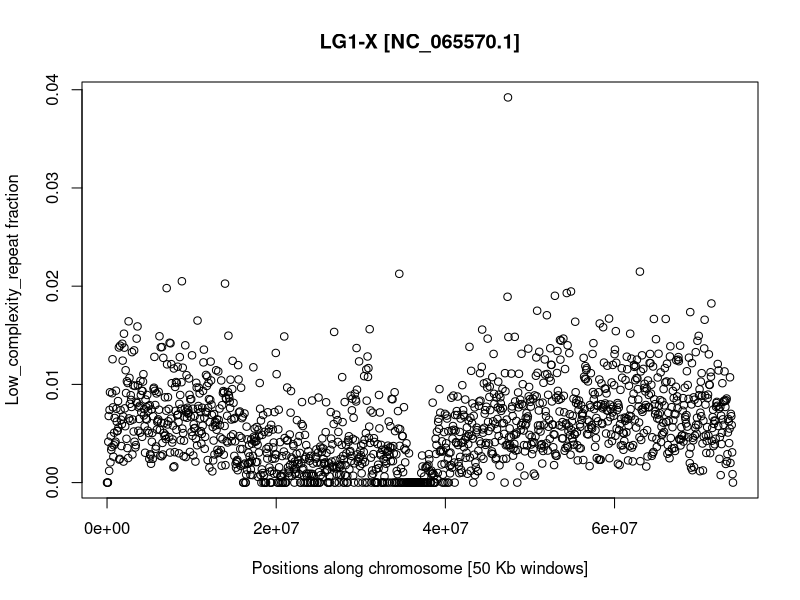
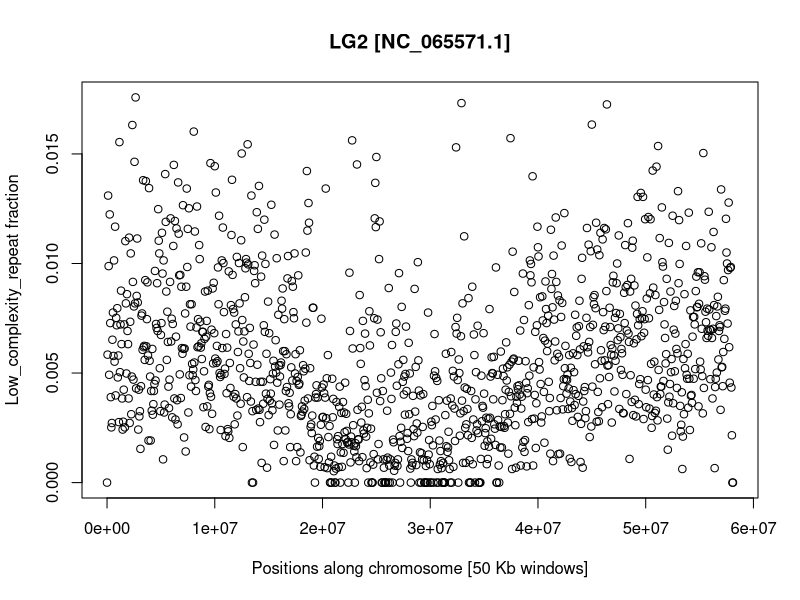
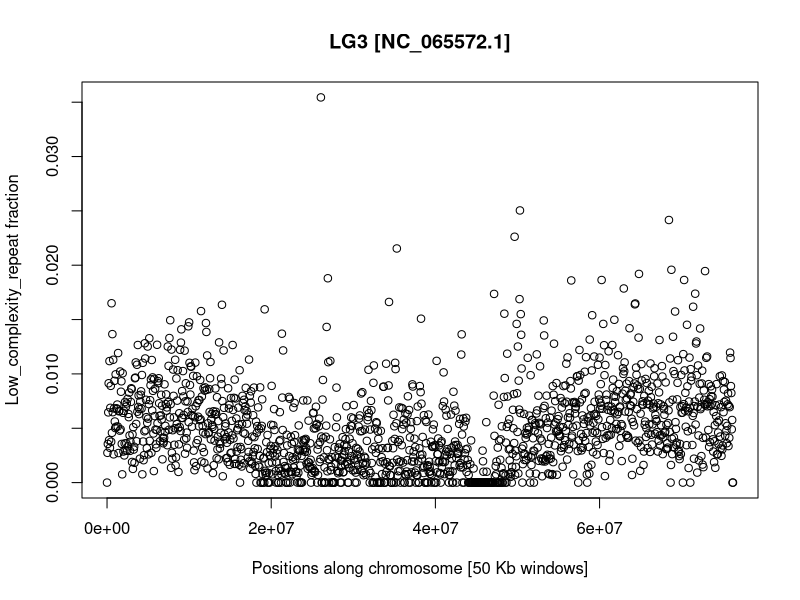
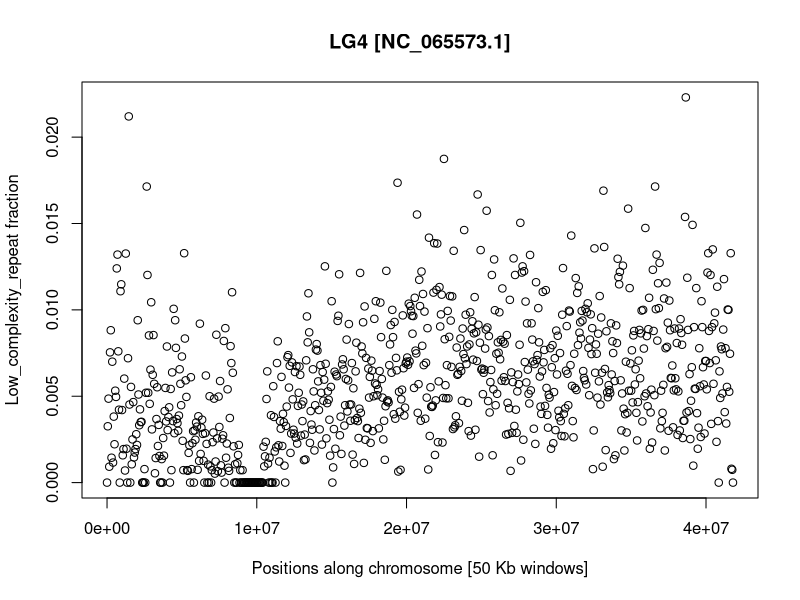
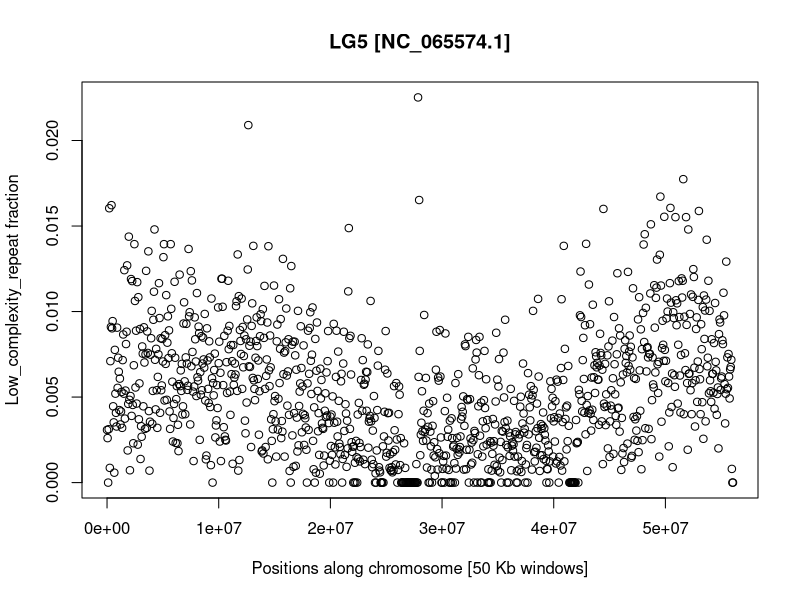
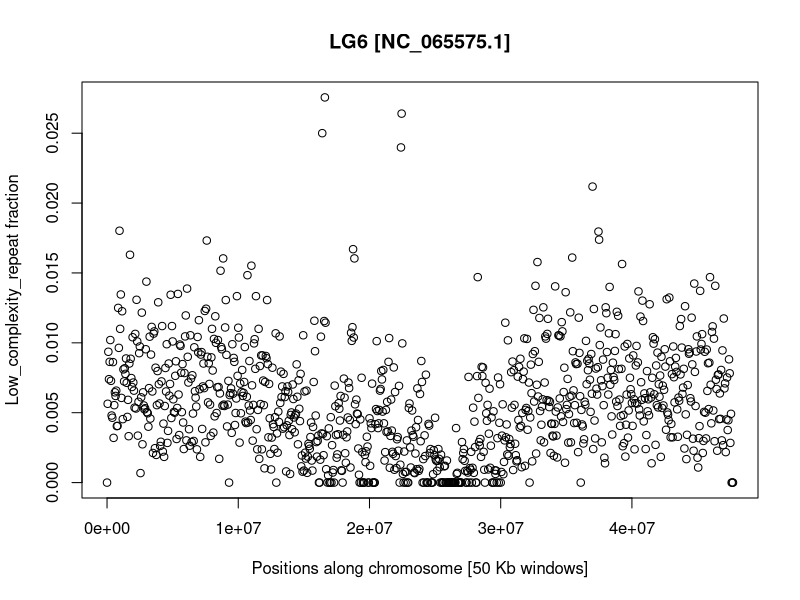
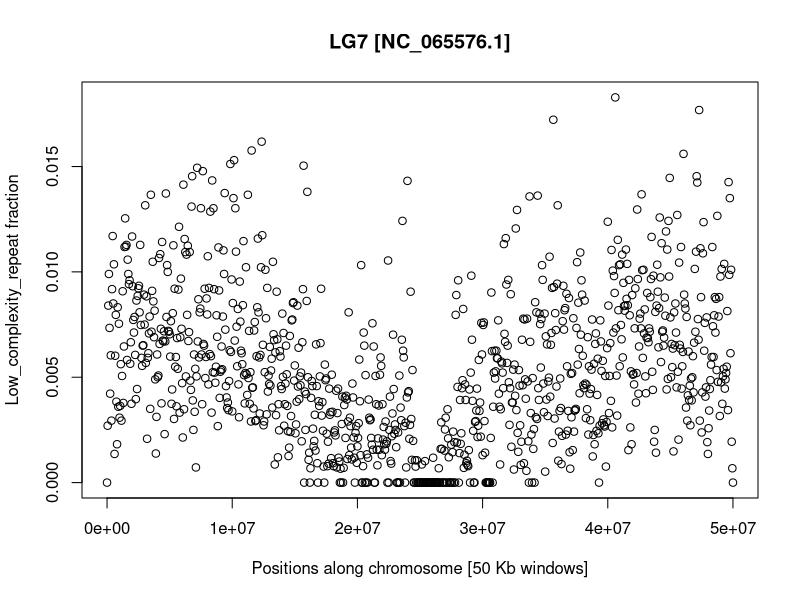
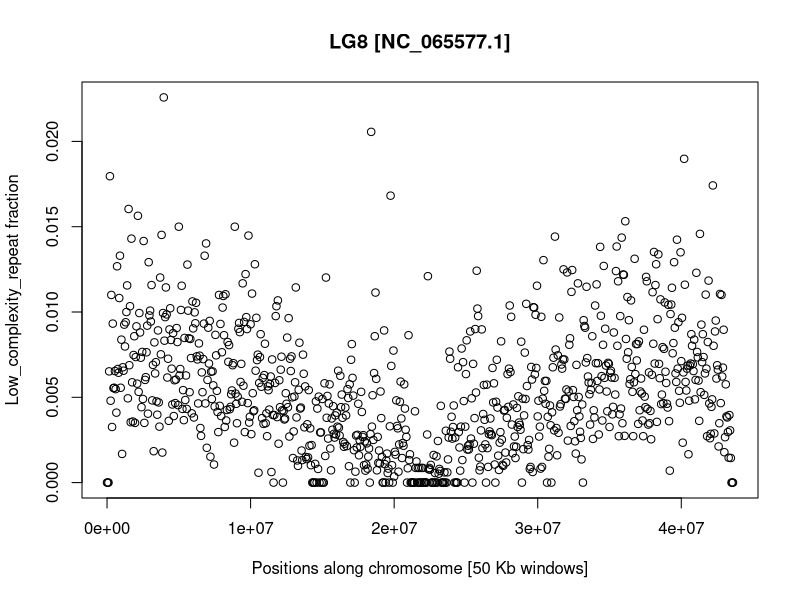

Reproduce these figures in R, in order.
read.table(file="All_Low_complexity_repeats_coverage.txt",header=F)->M

pdf("LG1_X_Low_complexity_repeat_content.pdf",width=20)
plot(M$V2[M$V1=="NC_065570.1"],M$V7[M$V1=="NC_065570.1"],ylab="Low_complexity_repeat fraction",xlab="Positions along chromosome [50 Kb windows]",main="LG1-X [NC_065570.1]")
dev.off()

pdf("LG2_A_Low_complexity_repeat_content.pdf",width=20)
plot(M$V2[M$V1=="NC_065571.1"],M$V7[M$V1=="NC_065571.1"],ylab="Low_complexity_repeat fraction",xlab="Positions along chromosome [50 Kb windows]",main="LG2 [NC_065571.1]")
dev.off()

pdf("LG3_A_Low_complexity_repeat_content.pdf",width=20)
plot(M$V2[M$V1=="NC_065572.1"],M$V7[M$V1=="NC_065572.1"],ylab="Low_complexity_repeat fraction",xlab="Positions along chromosome [50 Kb windows]",main="LG3 [NC_065572.1]")
dev.off()

pdf("LG4_A_Low_complexity_repeat_content.pdf",width=20)
plot(M$V2[M$V1=="NC_065573.1"],M$V7[M$V1=="NC_065573.1"],ylab="Low_complexity_repeat fraction",xlab="Positions along chromosome [50 Kb windows]",main="LG4 [NC_065573.1]")
dev.off()

pdf("LG5_A_Low_complexity_repeat_content.pdf",width=20)
plot(M$V2[M$V1=="NC_065574.1"],M$V7[M$V1=="NC_065574.1"],ylab="Low_complexity_repeat fraction",xlab="Positions along chromosome [50 Kb windows]",main="LG5 [NC_065574.1]")
dev.off()

pdf("LG6_A_Low_complexity_repeat_content.pdf",width=20)
plot(M$V2[M$V1=="NC_065575.1"],M$V7[M$V1=="NC_065575.1"],ylab="Low_complexity_repeat fraction",xlab="Positions along chromosome [50 Kb windows]",main="LG6 [NC_065575.1]")
dev.off()

pdf("LG7_A_Low_complexity_repeat_content.pdf",width=20)
plot(M$V2[M$V1=="NC_065576.1"],M$V7[M$V1=="NC_065576.1"],ylab="Low_complexity_repeat fraction",xlab="Positions along chromosome [50 Kb windows]",main="LG7 [NC_065576.1]")
dev.off()

pdf("LG8_A_Low_complexity_repeat_content.pdf",width=20)
plot(M$V2[M$V1=="NC_065577.1"],M$V7[M$V1=="NC_065577.1"],ylab="Low_complexity_repeat fraction",xlab="Positions along chromosome [50 Kb windows]",main="LG8 [NC_065577.1]")
dev.off()
